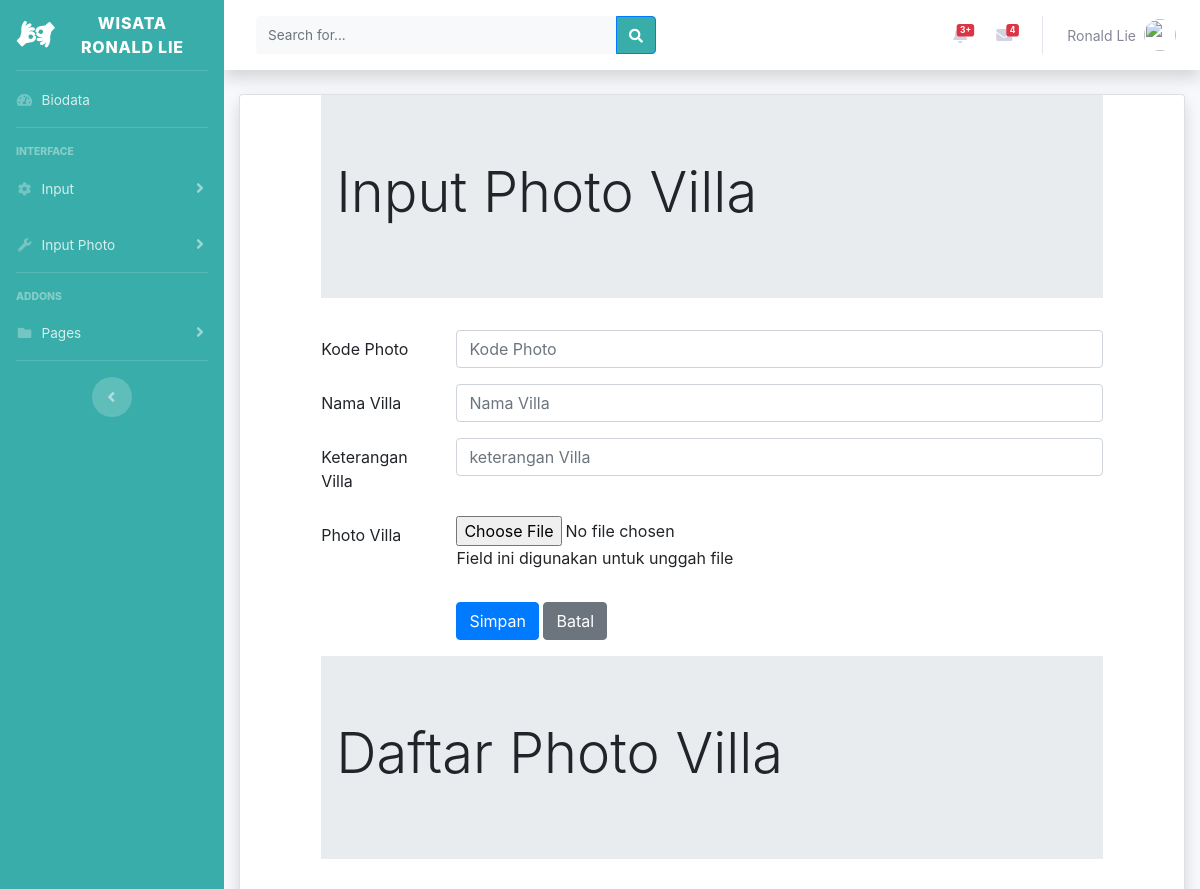
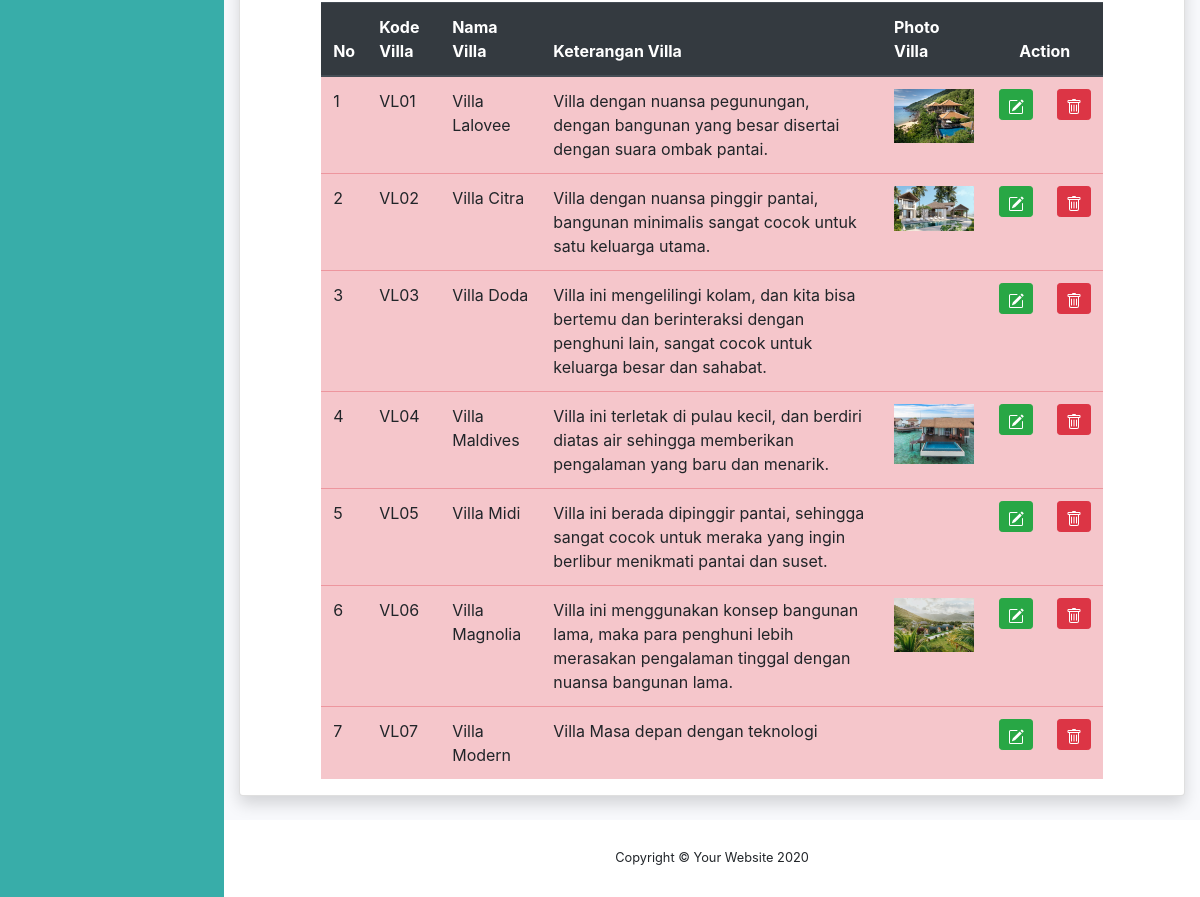
/fotovilla.php (signed in), run on the app's committed database (2 pictures, top to bottom).
### tables this page shows
CREATE TABLE `villa` (
  `villaID` char(4) NOT NULL,
  `villaname` varchar(35) NOT NULL,
  `villaketerangan` varchar(255) NOT NULL,
  `villafoto` text NOT NULL
);

### fotovilla.php (the view, shortened to what this page needs)
<!DOCTYPE html>
<html lang="en">
<head>
</head>
<?php  include "header.php";?>
<div class="container-fluid">
<div class="card shadow mb-4">
<?php
    include "includes/config.php";
?>
<html lang="en">
<head>
    <link rel="stylesheet" type="text/css" href="https://cdnjs.cloudflare.com/ajax/libs/select2/4.0.3/css/select2.min.css">
    <link rel="stylesheet" type="text/css" href="css/bootstrap.min.css">
</head>
<div class="row">
    <div class="col-sm-1"></div>
    <div class="col-sm-10">
        <div class="jumbotron jumbotron-fluid">
            <div class="container">
                <h1 class="display-4">Input Photo Villa</h1>
            </div>
        </div>
        <form method="POST" enctype="multipart/form-data">
            <div class="form-group row">
                <label for="kodefoto" class="col-sm-2 col-form-label">Kode Photo</label>
                <div class="col-sm-10">
                    <input type="text" class="form-control" id="kodefoto" name="inputkode" placeholder="Kode Photo" maxlength="4">
                </div>
            </div>
            <div class="form-group row">
                <label for="namafoto" class="col-sm-2 col-form-label">Nama Villa</label>
                <div class="col-sm-10">
                    <input type="text" class="form-control" id="namafoto" name="inputnama" placeholder="Nama Villa">
                </div>
            </div>
            <div class="form-group row">
                <label for="ketvilla" class="col-sm-2 col-form-label">Keterangan Villa</label>
                <div class="col-sm-10">
                    <input type="text" class="form-control" id="ketvilla" name="kodedestinasi" placeholder="keterangan Villa">
                </div>
            </div>
            <div class="form-group row">
                <label for="file" class="col-sm-2 col-form-label">Photo Villa</label>
                <div class="col-sm-10">
                    <input type="file" id="filee" name="file">
                    <p class="help-block">Field ini digunakan untuk unggah file</p>
                </div>
            </div>
            <div class="form-group row">
                <div class="col-sm-2"></div>
                    <div class="col-sm-10">
                        <input type="submit" name="Simpan" class="btn btn-primary" value="Simpan">
                        <input type="submit" name="Batal" class="btn btn-secondary" value="Batal">
                    </div>
            </div>
        </form>
    </div>
    <div class="col-sm-1"></div>
    </div>
    <div class="row">
        <div class="col-sm-1"></div>
        <div class="col-sm-10">
            <div class="jumbotron jumbotron-fluid">
                <div class="container">
                    <h1 class="display-4">Daftar Photo Villa</h1>
                </div>
            </div>
        <table class="table table-hover table-danger">
            <thead class="thead-dark">
                <tr>
                    <th>No</th>
                    <th>Kode Villa</th>
                    <th>Nama Villa</th>
                    <th>Keterangan Villa</th>
                    <th>Photo Villa</th>
                    <th colspan="2" style="text-align:center">Action</th>
                </tr>
            </thead>
            <tbody>
                <?php $query = mysqli_query($connection, "select * from villa");
                $nomor = 1;
                while ($row = mysqli_fetch_array($query))
                { ?>
                    <tr>
                        <td><?php echo $nomor;?></td>
                        <td><?php echo $row['villaID'];?></td>
                        <td><?php echo $row['villaname'];?></td>
                        <td><?php echo $row['villaketerangan'];?></td>
                        <td>
                            <?php if(is_file("images/".$row['villafoto']))
                            { ?>
                                <img src="images/<?php echo $row['villafoto']?>" width="80">
                                <?php } else
                                    echo "<img src'images/'fit.png' widht = '80'>"
                                ?>
                        </td>
                        <td>
<a href="fotovillaedit.php?ubafoto=<?php echo $row["villaID"]?>"
   class="btn btn-success btn-sm" title="EDIT">
</a>
</td>
<td>
<a href="fotovillahapus.php?hapusfoto=<?php echo $row["villaID"]?>"
   class="btn btn-danger btn-sm" title="DELETE">
</a>
</td>
                </tr>
            <?php $nomor = $nomor + 1;?>
            <?php }?>
            </tbody>
        </table>
        </div>
        <div class="col-sm-1"></div>
    </div>
</div>
</div>
<?php include "footer.php";?>
</html>

### data on the page
villa: villaID "VL01", villaname "Villa Lalovee", villaketerangan "Villa dengan nuansa pegunungan, dengan bangunan yang besar disertai dengan suara ombak pantai.", villafoto (picture)
villa: villaID "VL02", villaname "Villa Citra", villaketerangan "Villa dengan nuansa pinggir pantai, bangunan minimalis sangat cocok untuk satu keluarga utama.", villafoto (picture)
villa: villaID "VL03", villaname "Villa Doda", villaketerangan "Villa ini mengelilingi kolam, dan kita bisa bertemu dan berinteraksi dengan penghuni lain, sangat cocok untuk keluarga besar dan sahabat."
villa: villaID "VL04", villaname "Villa Maldives", villaketerangan "Villa ini terletak di pulau kecil, dan berdiri diatas air sehingga memberikan pengalaman yang baru dan menarik.", villafoto (picture)
villa: villaID "VL05", villaname "Villa Midi", villaketerangan "Villa ini berada dipinggir pantai, sehingga sangat cocok untuk meraka yang ingin berlibur menikmati pantai dan suset."
villa: villaID "VL06", villaname "Villa Magnolia", villaketerangan "Villa ini menggunakan konsep bangunan lama, maka para penghuni lebih merasakan pengalaman tinggal dengan nuansa bangunan lama.", villafoto (picture)
villa: villaID "VL07", villaname "Villa Modern", villaketerangan "Villa Masa depan dengan teknologi"
